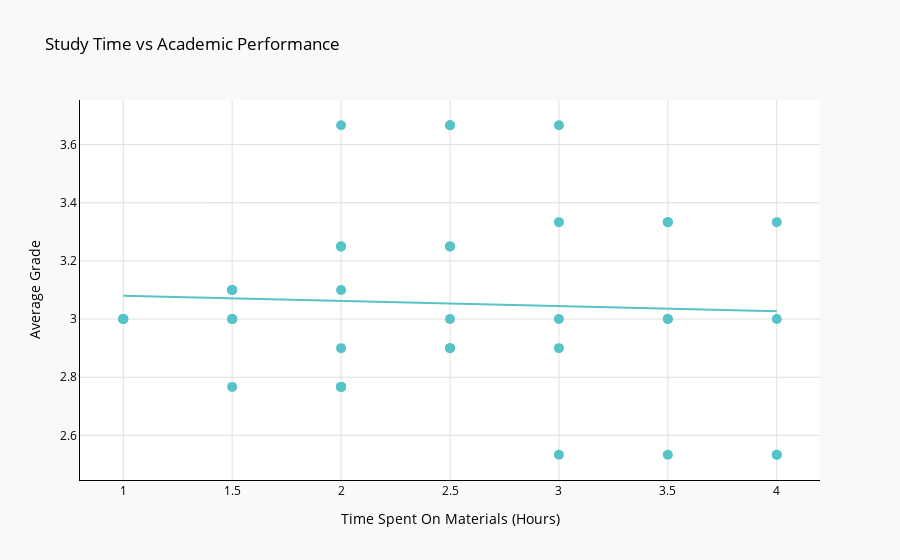

Notebook code cell kept with this figure:
### Markdown cell above
Behavioral

### Code cell
# correlation between time spent on materials and academic performance.
# Calculate average grade
merged_df['Average Grade'] = merged_df[[col + '_num' for col in ['Javascript', 'Python', 'HCD', 'Communication']]].mean(axis=1)

# Create scatter plot
fig_time = px.scatter(
    merged_df,
    x='Time Spent On Materials (Hours)',
    y='Average Grade',
    trendline='ols',
    title='Study Time vs Academic Performance',
    hover_data=['StudentID'],
    color_discrete_sequence=['#1f77b4']  # Optional: single point color
)

# Customize layout (backgrounds, gridlines, etc.)
fig_time.update_layout(
    paper_bgcolor='#f8f9fa',   # Full background (outside plot)
    plot_bgcolor='#ffffff',    # Inside plot area background
    title_font_color='black',
    font=dict(color='black'),
    xaxis=dict(
        title='Time Spent On Materials (Hours)',
        gridcolor='#e0e0e0',
        linecolor='black',
        zerolinecolor='black'
    ),
    yaxis=dict(
        title='Average Grade',
        gridcolor='#e0e0e0',
        linecolor='black',
        zerolinecolor='black'
    )
)

# Customize marker style if needed
fig_time.update_traces(marker=dict(size=10, color='#55c3c7'))

# Show figure
fig_time.show()

### Figure 1 — Plotly figure (JSON) as saved in the notebook; plotly's stock layout.template omitted (floating-point values rounded to 4 significant figures)
{"data": [{"customdata": [["S001"], ["S001"], ["S001"], ["S001"], ["S002"], ["S002"], ["S002"], ["S002"], ["S003"], ["S003"], ["S003"], ["S003"], ["S004"], ["S004"], ["S004"], ["S004"], ["S005"], ["S005"], ["S005"], ["S005"], ["S006"], ["S006"], ["S006"], ["S006"], ["S007"], ["S007"], ["S007"], ["S007"], ["S008"], ["S008"], ["S008"], ["S008"], ["S009"], ["S009"], ["S009"], ["S009"], ["S010"], ["S010"], ["S010"], ["S010"]], "hovertemplate": "Time Spent On Materials (Hours)=%{x}<br>Average Grade=%{y}<br>StudentID=%{customdata[0]}<extra></extra>", "legendgroup": "", "marker": {"color": "#55c3c7", "size": 10, "symbol": "circle"}, "mode": "markers", "name": "", "orientation": "v", "showlegend": false, "type": "scatter", "x": [2.5, 2.0, 2.5, 3.0, 1.0, 1.5, 1.0, 2.5, 3.0, 3.5, 4.0, 3.5, 2.0, 2.5, 2.0, 2.5, 1.5, 2.0, 1.5, 1.5, 4.0, 3.0, 3.5, 4.0, 1.0, 1.5, 1.0, 1.5, 2.5, 3.0, 2.0, 2.5, 3.5, 4.0, 3.0, 3.5, 2.0, 1.5, 2.0, 2.0], "xaxis": "x", "y": [2.9, 2.9, 2.9, 2.9, 3.0, 3.0, 3.0, 3.0, 3.0, 3.0, 3.0, 3.0, 3.25, 3.25, 3.25, 3.25, 3.1, 3.1, 3.1, 3.1, 2.533, 2.533, 2.533, 2.533, 3.0, 3.0, 3.0, 3.0, 3.667, 3.667, 3.667, 3.667, 3.333, 3.333, 3.333, 3.333, 2.767, 2.767, 2.767, 2.767], "yaxis": "y"}, {"hovertemplate": "<b>OLS trendline</b><br>Average Grade = -0.0179346 * Time Spent On Materials (Hours) + 3.09827<br>R<sup>2</sup>=0.003010<br><br>Time Spent On Materials (Hours)=%{x}<br>Average Grade=%{y} <b>(trend)</b><extra></extra>", "legendgroup": "", "marker": {"color": "#55c3c7", "size": 10, "symbol": "circle"}, "mode": "lines", "name": "", "showlegend": false, "type": "scatter", "x": [1.0, 1.0, 1.0, 1.0, 1.5, 1.5, 1.5, 1.5, 1.5, 1.5, 1.5, 2.0, 2.0, 2.0, 2.0, 2.0, 2.0, 2.0, 2.0, 2.5, 2.5, 2.5, 2.5, 2.5, 2.5, 2.5, 3.0, 3.0, 3.0, 3.0, 3.0, 3.5, 3.5, 3.5, 3.5, 3.5, 4.0, 4.0, 4.0, 4.0], "xaxis": "x", "y": [3.08, 3.08, 3.08, 3.08, 3.071, 3.071, 3.071, 3.071, 3.071, 3.071, 3.071, 3.062, 3.062, 3.062, 3.062, 3.062, 3.062, 3.062, 3.062, 3.053, 3.053, 3.053, 3.053, 3.053, 3.053, 3.053, 3.044, 3.044, 3.044, 3.044, 3.044, 3.035, 3.035, 3.035, 3.035, 3.035, 3.027, 3.027, 3.027, 3.027], "yaxis": "y"}], "layout": {"font": {"color": "black"}, "legend": {"tracegroupgap": 0}, "paper_bgcolor": "#f8f9fa", "plot_bgcolor": "#ffffff", "title": {"font": {"color": "black"}, "text": "Study Time vs Academic Performance"}, "xaxis": {"anchor": "y", "domain": [0, 1], "gridcolor": "#e0e0e0", "linecolor": "black", "title": {"text": "Time Spent On Materials (Hours)"}, "zerolinecolor": "black"}, "yaxis": {"anchor": "x", "domain": [0, 1], "gridcolor": "#e0e0e0", "linecolor": "black", "title": {"text": "Average Grade"}, "zerolinecolor": "black"}}}
